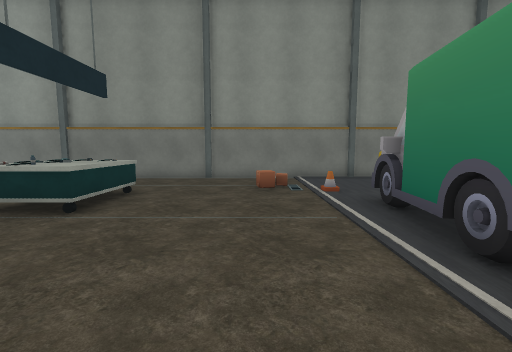
View 1 (above)

19 first-person views from a walk through a Unity game level. The camera is 1.2 m above the floor, tilts 6° down and sees 90° across. The floor is counted in squares, 1 m on a side. Each view is taken from the middle of a square. On the plan, view 1 faces up. The plan holds only what a view shows up to about 12 squares ahead; the rest is blank. The place goes on beyond the plan. The player is left out. Some animated figures are left out. Some surface patterns are stand-ins.

View 2
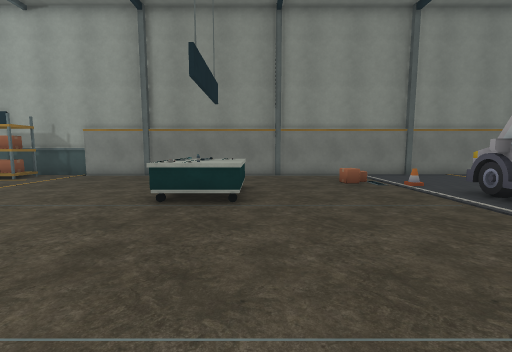

View 3
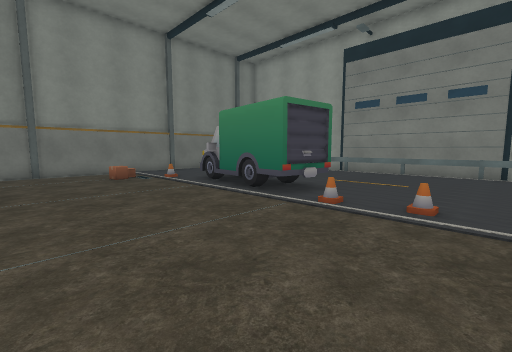

View 4
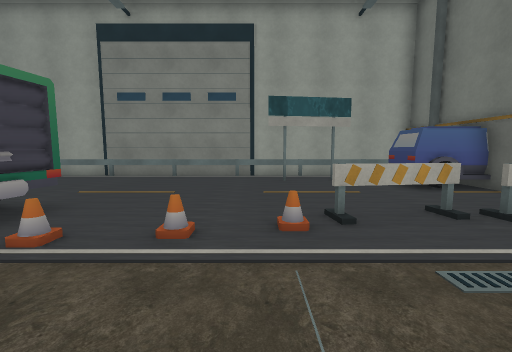

View 5
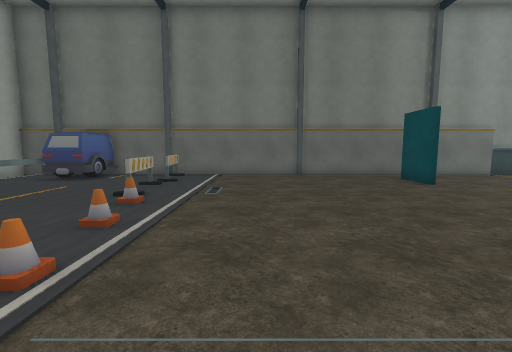

View 6
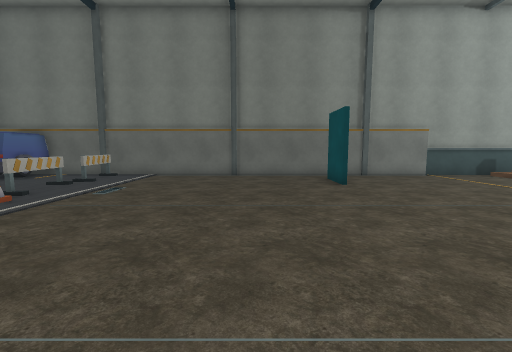

View 7
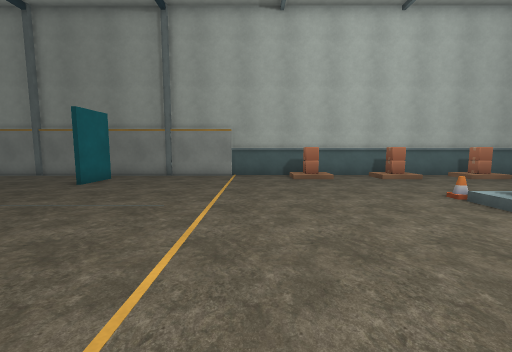

View 8
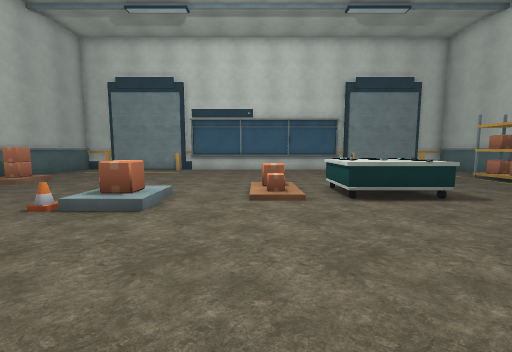

View 9
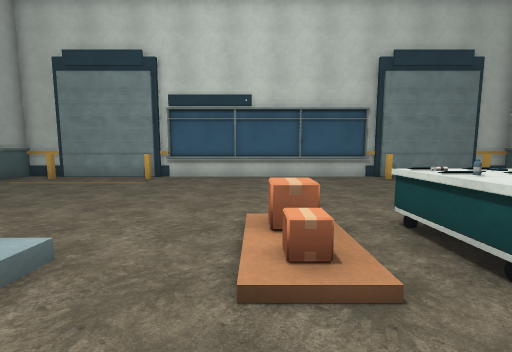

View 10
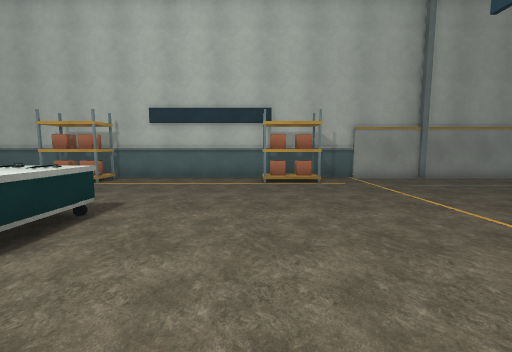

View 11
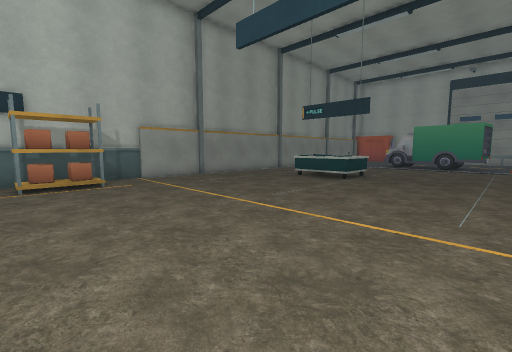

View 12
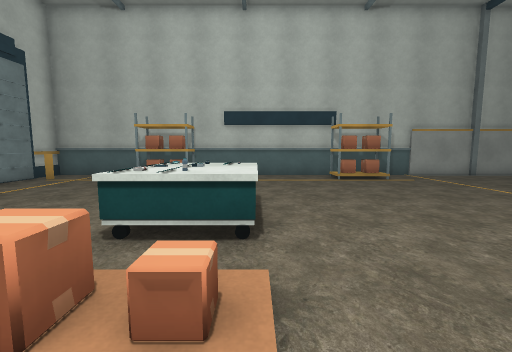

View 13
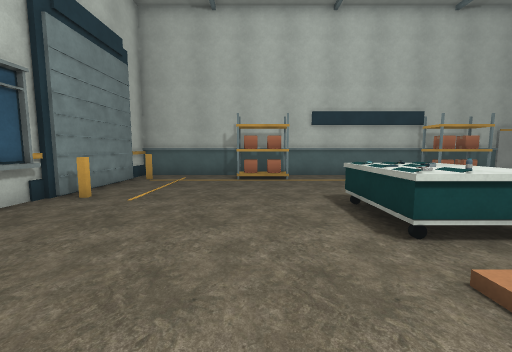

View 14
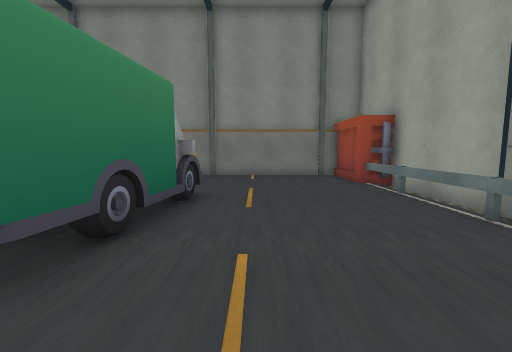

View 15
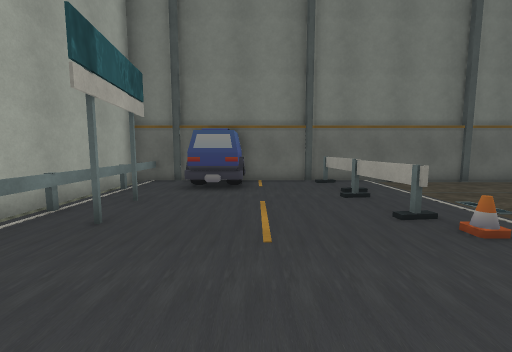

View 16
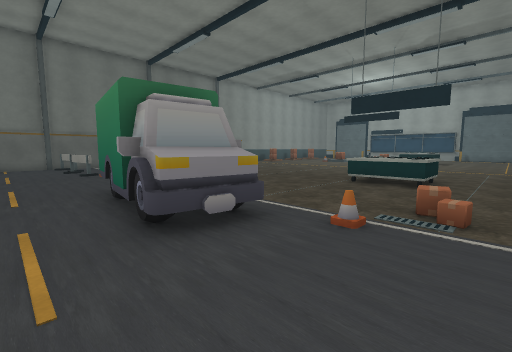

View 17
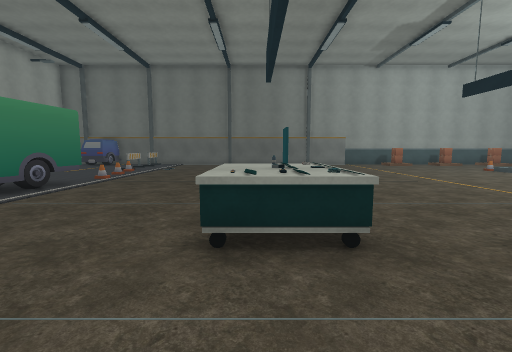

View 18
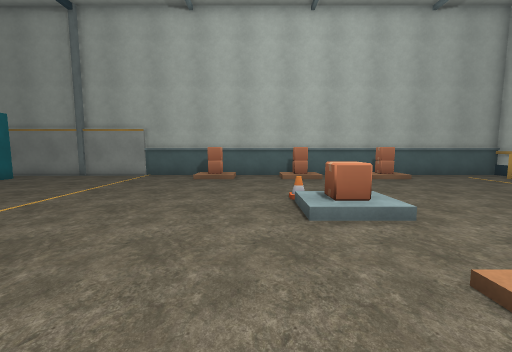

View 19
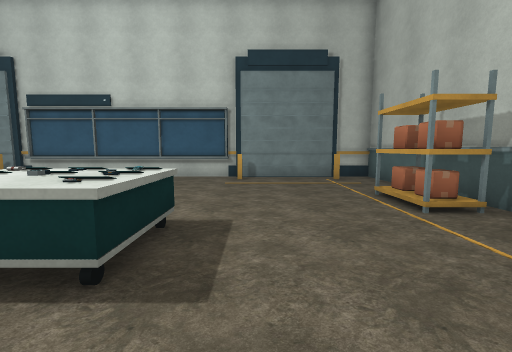

### Floor plan
Key: @ floor where view 1 was taken; # wall or solid block; . main floor; : floor 0.25 m higher than the main floor; / step, stairs or slope; = window, fence, low wall or low ledge; O other object.
Columns run from 27 left of view 1 to 11 right of it. Each row starts with its distance up from view 1.
 11 #####################################
 10 #...###.....###......................O
  9 #=...##......##......................
  8 #..........................//........#O
  7 #.....................OOO....:.......=#
  6 #.....................OOO.....OO.....O#
  5 #=.....OOO............OOO....OOOO....=#
  4 #......OOO....................OO.....=#
  3 #......OOO...................OOO.....O#
  2 #......OOO...................OOO.....=#
  1 #......OO/...................OOO.....O#
  0 #....../O/.................@.:.......O#
 -1 #..................  ................=#
 -2 #........//..........................O#
 -3 #........O/..........................=#
 -4 #=.......//...................O......=#
 -5 #.............................O......O#
 -6 #.............................O......=#
 -7 #....................#........O......=#
 -8 #=..........//.......#........O...OO.O#
 -9 #....OO..O../O................O...O .=#
-10 ##################################O # #

Positions as (right, up) in squares from view 1, and headings:
1: (0, 0), facing up
2: (-3, -1), facing up
3: (-3, -3), facing up-right
4: (-1, -3), facing right
5: (0, 2), facing down
6: (-3, 2), facing down
7: (-12, 2), facing down
8: (-12, 0), facing left
9: (-16, 0), facing left
10: (-15, 0), facing up
11: (-15, 0), facing up-right
12: (-18, -1), facing up
13: (-22, -1), facing up
14: (6, -1), facing up
15: (6, 0), facing down
16: (6, 9), facing down-left
17: (-4, 10), facing down
18: (-16, 2), facing down
19: (-16, 6), facing left
